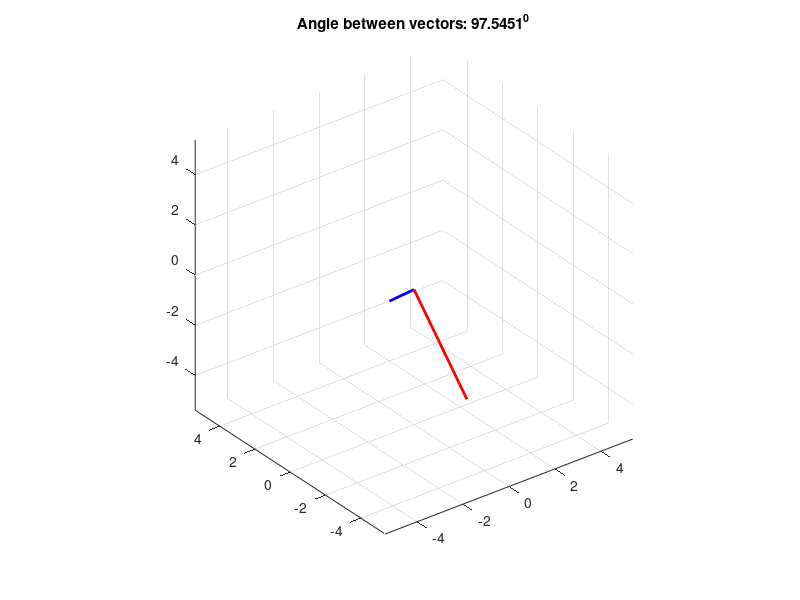

MATLAB code for this plot:
%%
%     COURSE: Linear algebra: theory and implementation
%    SECTION: Vectors
%      VIDEO: The dot product from a geometric perspective
% Instructor: sincxpress.com
%
%%


% two vectors
v1 = [ 2  4 -3 ];
v2 = [ 0 -3 -3 ];

% compute the angle (radians) between two vectors
ang = acos( dot(v1,v2) / (norm(v1)*norm(v2)) );


% draw them
figure(4), clf
plot3([0 v1(1)],[0 v1(2)],[0 v1(3)],'b','linew',2)
hold on
plot3([0 v2(1)],[0 v2(2)],[0 v2(3)],'r','linew',2)

axmax = max([ norm(v1) norm(v2) ]);
axis([-1 1 -1 1 -1 1]*axmax)
grid on, rotate3d on, axis square
title([ 'Angle between vectors: ' num2str(rad2deg(ang)) '^0' ])

%% equivalence of algebraic and geometric dot product formulas

% two vectors
v1 = [ 2  4 -3 ];
v2 = [ 0 -3 -3 ];


% algebraic
dp_a = sum( v1.*v2 );

% geometric
dp_g = norm(v1)*norm(v2)*cos(ang);

% print dot product to command
disp([ 'Algebra: ' num2str(dp_a) ', geometry: ' num2str(dp_g) ])

